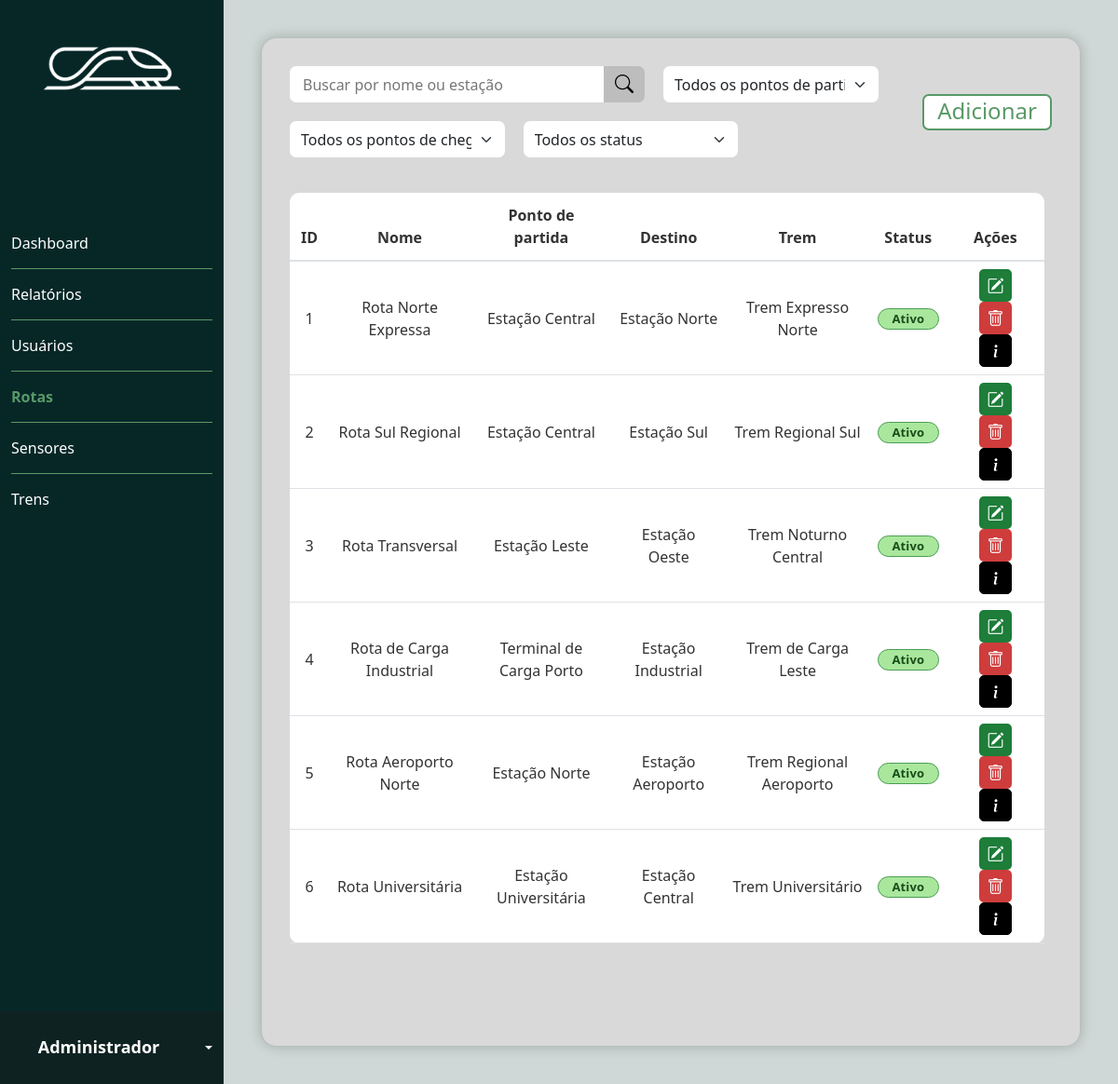
/public/rotas/tela_rotas.php (signed in), run on the app's committed database.
### tables this page shows
CREATE TABLE rotas (
    rota_id INT AUTO_INCREMENT PRIMARY KEY,
    ponto_partida VARCHAR(155) NOT NULL,
    ponto_chegada VARCHAR(155) NOT NULL,
    nome VARCHAR(155) NOT NULL,
    trem_id INT NOT NULL,
    descricao TEXT,
    status VARCHAR(20) NOT NULL DEFAULT 'Ativo',
    data_criacao DATETIME NOT NULL DEFAULT CURRENT_TIMESTAMP,
    FOREIGN KEY (trem_id) REFERENCES trens(trem_id)
);

### public/acesso/validar_acesso.php (called while the page is built, shortened)
<?php
require_once __DIR__ . '/../../infra/conexao.php';
$usuarioCargoId = 0;
try {
    $consulta = $conexao->execute_query('SELECT cargo_id FROM usuarios WHERE usuario_id = ?', [$_SESSION['usuario_id']]);
    $usuario = $consulta->fetch_assoc();
    $cargoId = (int) ($usuario['cargo_id'] ?? 0);
    if (in_array($cargoId, [1, 2], true)) {
        $usuarioCargoId = $cargoId;
    }
} catch (mysqli_sql_exception $erro) {
    error_log('Erro ao consultar permissão do usuário: ' . $erro->getMessage());
}
$usuarioEhAdministrador = $usuarioCargoId === 1;

### public/rotas/tela_rotas.php (the view, shortened to what this page needs)
<?php
require_once __DIR__ . '/../acesso/validar_acesso.php';
$usuarioNome = $_SESSION['usuario_nome'] ?? 'Usuário';
$statusFiltro = is_string($_GET['status'] ?? null) ? trim($_GET['status']) : '';
$statusPermitidos = ['Ativo', 'Manutenção', 'Inativo'];
if (!in_array($statusFiltro, $statusPermitidos, true)) {
    $statusFiltro = '';
}
$termoBusca = is_string($_GET['q'] ?? null) ? trim($_GET['q']) : '';
$sql = "SELECT r.rota_id, r.nome, r.ponto_partida, r.ponto_chegada, COALESCE(r.descricao, '') AS descricao,
               r.status, r.trem_id, COALESCE(t.nome_trem, '') AS nome_trem,
               DATE_FORMAT(r.data_criacao, '%d/%m/%Y %H:%i') AS data_criacao
        FROM rotas r
        LEFT JOIN trens t ON t.trem_id = r.trem_id
        ORDER BY r.rota_id";
try {
    $rotasBanco = $conexao->query($sql)->fetch_all(MYSQLI_ASSOC);
} catch (mysqli_sql_exception $erro) {
    error_log('Erro ao carregar rotas: ' . $erro->getMessage());
    http_response_code(500);
    exit('Não foi possível carregar as rotas.');
}
?>
<!DOCTYPE html>
<html lang="pt-br">
<head>
    <link href="https://cdn.jsdelivr.net/npm/bootstrap@5.3.8/dist/css/bootstrap.min.css" rel="stylesheet">
    <link rel="stylesheet" href="https://cdn.jsdelivr.net/npm/bootstrap-icons@1.11.3/font/bootstrap-icons.min.css">
    <link rel="stylesheet" href="../../assets/style/style.css">
</head>
<body>
    <main>
        <nav class="nav1">
            <img src="../../assets/img/logo.svg" alt="logo" class="logo">
            <ul class="ul1">
                <li class="lista1" id="li1"><a href="../dashboard/dashboard.php" class="lista1">Dashboard</a></li>
                <hr class="hr1 opacity-100">
                <li class="lista1" id="li1"><a href="../relatorios/tela_relatorios.php" class="lista1">Relatórios</a></li>
                <hr class="hr1 opacity-100">
                <?php if ($usuarioEhAdministrador): ?>
                    <li class="lista1" id="li1"><a href="../usuarios/tela_cadastro_user.php" class="lista1">Usuários</a></li>
                    <hr class="hr1 opacity-100">
                <?php endif; ?>
                <li class="lista" id="li1"><a href="tela_rotas.php" class="lista">Rotas</a></li>
                <hr class="hr1 opacity-100">
                <li class="lista1" id="li1"><a href="../sensores/tela_sensores.php" class="lista1">Sensores</a></li>
                <hr class="hr1 opacity-100">
                <li class="lista1" id="li1"><a href="../trens/tela_trens.php" class="lista1">Trens</a></li>
            </ul>
            <div class="dropdown">
                <div class="box_usuario dropdown-toggle" data-bs-toggle="dropdown" aria-expanded="false" role="button">
                    <div class="h3">
                        <h3 class="h3_2"><?php echo htmlspecialchars($usuarioNome); ?></h3>
                    </div>
                </div>
            </div>
        </nav>
        <section class="conteudo">
            <div class="card_usuarios rotas-page">
                <div class="barra_busca">
                    <div class="barra_busca_filtro">
                        <form method="GET" action="tela_rotas.php" class="trens-filtros rotas-filtros" id="form_busca_rota">
                            <div class="input-group dashboard-busca trens-busca">
                                <input id="input_busca_rota" name="q" type="text" class="form-control dashboard-input trens-input" value="<?= htmlspecialchars($termoBusca, ENT_QUOTES, 'UTF-8'); ?>" placeholder="Buscar por nome ou estação" aria-label="Buscar por nome ou estação">
                                <button id="btn_busca_rota" class="btn dashboard-btn-busca trens-btn-busca" type="button" aria-label="Buscar rota">
                                    <i class="bi bi-search"></i>
                                </button>
                            </div>
                            <select id="filtro_partida_rota" name="ponto_partida" class="form-select trens-filtro-responsavel" aria-label="Filtrar por ponto de partida">
                                <option value="">Todos os pontos de partida</option>
                            </select>
                            <select id="filtro_destino_rota" name="ponto_chegada" class="form-select trens-filtro-responsavel" aria-label="Filtrar por ponto de chegada">
                                <option value="">Todos os pontos de chegada</option>
                            </select>
                            <select id="filtro_status_rota" name="status" class="form-select trens-filtro-responsavel" aria-label="Filtrar rotas por status">
                                <option value="">Todos os status</option>
                            </select>
                        </form>
                    </div>
                    <?php if ($usuarioEhAdministrador): ?>
                    <div>
                        <button class="btn trens-btn-add" data-bs-toggle="modal" data-bs-target="#modalAddRota">Adicionar</button>
                    </div>
                    <?php endif; ?>
                </div>
                <div class="table-wrapper">
                <table class="table">
                    <thead>
                        <tr>
                            <th>ID</th>
                            <th>Nome</th>
                            <th>Ponto de partida</th>
                            <th>Destino</th>
                            <th>Trem</th>
                            <th>Status</th>
                            <?php if ($usuarioEhAdministrador): ?>
                                <th>Ações</th>
                            <?php else: ?>
                                <th>Visualizar</th>
                            <?php endif; ?>
                        </tr>
                    </thead>
                    <tbody>
                        <?php if (!empty($rotasBanco)): ?>
                            <?php foreach ($rotasBanco as $rota): ?>
                                <?php
                                $statusClasse = 'ativo';
                                $nomeTrem = $rota['nome_trem'] ?? 'Trem não informado';
                                ?>
                                <tr
                                    data-rota-id="<?= (int) ($rota['rota_id'] ?? 0); ?>"
                                    data-ponto-partida="<?= htmlspecialchars((string) ($rota['ponto_partida'] ?? ''), ENT_QUOTES, 'UTF-8'); ?>"
                                    data-ponto-chegada="<?= htmlspecialchars((string) ($rota['ponto_chegada'] ?? ''), ENT_QUOTES, 'UTF-8'); ?>"
                                    data-status="<?= htmlspecialchars((string) ($rota['status'] ?? ''), ENT_QUOTES, 'UTF-8'); ?>">
                                    <td><?= htmlspecialchars((string) ($rota['rota_id'] ?? '')) ?></td>
                                    <td><?= htmlspecialchars((string) ($rota['nome'] ?? '')) ?></td>
                                    <td><?= htmlspecialchars((string) ($rota['ponto_partida'] ?? '')) ?></td>
                                    <td><?= htmlspecialchars((string) ($rota['ponto_chegada'] ?? '')) ?></td>
                                    <td><?= htmlspecialchars((string) $nomeTrem) ?></td>
                                    <td>
                                        <span class="trens-card-status rota-status-filtro <?= htmlspecialchars($statusClasse); ?>">
                                            <?= htmlspecialchars((string) ($rota['status'] ?? '')) ?: 'Sem status' ?>
                                        </span>
                                    </td>
                                    <td>
                                        <?php if ($usuarioEhAdministrador): ?>
                                            <button class="btn_edit" type="button" data-bs-toggle="modal" data-bs-target="#modalAddRota" aria-label="Editar rota"><i class="bi bi-pencil-square"></i></button>
                                            <button class="btn_delete mx-2" type="button" data-bs-toggle="modal" data-bs-target="#modal_confirm_delete" data-id="<?= (int) ($rota['rota_id'] ?? 0); ?>" aria-label="Excluir rota"><i class="bi bi-trash"></i></button>
                                        <?php endif; ?>
                                        <button class="trens-card-acao" type="button" data-bs-toggle="modal" data-bs-target="#modal_monitoramento" data-rota-id="<?= (int) ($rota['rota_id'] ?? 0); ?>" aria-label="Informações da rota"><i class="bi bi-info-lg"></i></button>
                                    </td>
                                </tr>
                            <?php endforeach; ?>
                        <?php else: ?>
                            <tr>
                                <td colspan="7" data-empty-routes class="text-center text-muted"><?= $statusFiltro !== '' ? 'Nenhuma rota encontrada com esse status.' : 'Nenhuma rota cadastrada.'; ?></td>
                            </tr>
                        <?php endif; ?>
                    </tbody>
                </table>
                </div>
            </div>
        </section>
    </main>
</body>
</html>

### data on the page
rotas: rota_id "1", nome "Rota Norte Expressa", ponto_partida "Estação Central", ponto_chegada "Estação Norte", nomeTrem "Trem Expresso Norte", status "Ativo"
rotas: rota_id "2", nome "Rota Sul Regional", ponto_partida "Estação Central", ponto_chegada "Estação Sul", nomeTrem "Trem Regional Sul", status "Ativo"
rotas: rota_id "3", nome "Rota Transversal", ponto_partida "Estação Leste", ponto_chegada "Estação Oeste", nomeTrem "Trem Noturno Central", status "Ativo"
rotas: rota_id "4", nome "Rota de Carga Industrial", ponto_partida "Terminal de Carga Porto", ponto_chegada "Estação Industrial", nomeTrem "Trem de Carga Leste", status "Ativo"
rotas: rota_id "5", nome "Rota Aeroporto Norte", ponto_partida "Estação Norte", ponto_chegada "Estação Aeroporto", nomeTrem "Trem Regional Aeroporto", status "Ativo"
rotas: rota_id "6", nome "Rota Universitária", ponto_partida "Estação Universitária", ponto_chegada "Estação Central", nomeTrem "Trem Universitário", status "Ativo"

### other printed values
$usuarioNome "Administrador"
